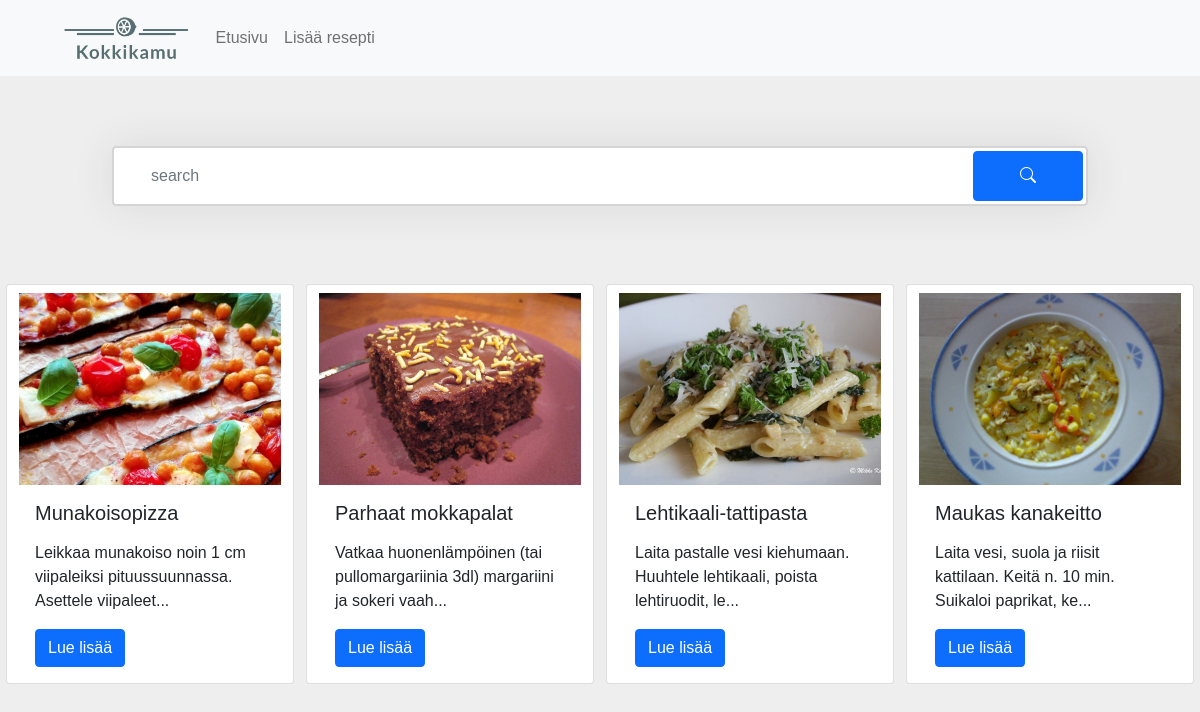
Before: / with the older database file.
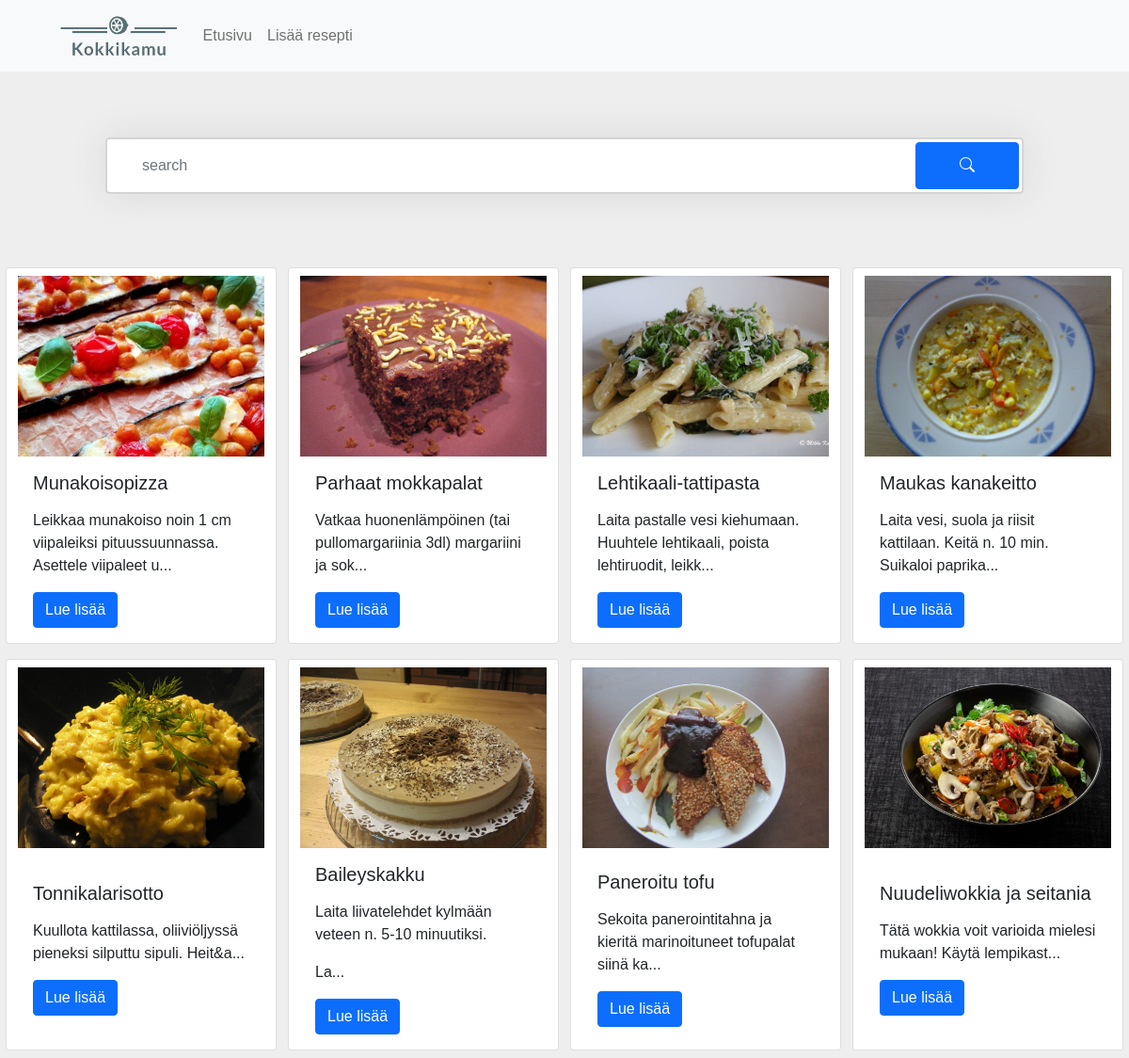
After: the same page with the newer database file.
### resepti_app/models.py (models this page shows, shortened)
class Recipe(models.Model):
    headline = models.CharField(max_length=300)
    body_text = RichTextField(blank=True, null=True)
    image = models.ImageField(upload_to='images/')
    categoryFK = models.ForeignKey(Category, on_delete=models.CASCADE, blank=True, null=True) #SET_DEFAULT , to_field='name'
    ingredients = models.ManyToManyField(Ingredient, related_name='recipes') # recipe_set

### resepti_app/views.py (the view)
# urls.py: path('', views.index, name='home'),
def index (request):
    recipes = Recipe.objects.all()
    context = {
        'recipes': recipes,
    }
    return render(request, 'resepti_app/index.html', context)

### resepti_app/templates/resepti_app/index.html (shortened to what this page needs)
{% extends "resepti_app/base.html" %}
{% load static %}
{% block content %}
{% include 'resepti_app/search.html' %}
<div class="content_warp_recipe">
    <div class="card_warp row">
        {% if recipes %}
        {% for el in recipes %}
                <div class="card mx-2 my-2">
                    <img src="{{el.image.url}}" class="card-img-top pt-2" alt="...">
                    <div class="card-body">
                        <h5 class="card-title">{{el.headline}}</h5>
                        <p class="card-text">{{el.body_text|slice:":80"|safe}}...</p>
                        <a href="{% url 'resepti' el.id %}" class="btn btn-primary">Lue lisää</a>
                    </div>
                </div>
        {% endfor %}
        {% else %}
        <div style="text-align: center;">
            <p>Hakusi ei tuottanut tuloksia</p>
        </div>
        {% endif %}
    </div>
</div>
{% endblock %}

### resepti_app/templates/resepti_app/base.html (shortened to what this page needs)
{% load static %}
<!DOCTYPE html>
<html lang="en">
<head>
    <link href="https://cdn.jsdelivr.net/npm/bootstrap@5.1.1/dist/css/bootstrap.min.css" rel="stylesheet">
    <link rel="stylesheet" href="https://cdn.jsdelivr.net/npm/bootstrap-icons@1.5.0/font/bootstrap-icons.css">
    <link rel="stylesheet" type="text/css" href="{% static 'resepti_app/main.css' %}">
    <link rel="stylesheet" type="text/css" href="{% static 'resepti_app/search.css' %}">
</head>
<body>
    <div>
        <div class="container-fluid">
            <div class="row justify-content-md-center">
                <nav class="navbar navbar-expand-sm navbar-light bg-light style='background-color: #e3f2fd;'">
                    <div class="container-fluid ps-5">
                        <a class="navbar-brand" href="{% url 'home' %}">
                            <img src="{% static 'resepti_app/logo/rsz_1logo_transparent.png' %}" alt="logo">
                        </a>
                        <div class="collapse navbar-collapse" id="navbarText">
                            <ul class="navbar-nav mr-auto">
                                <li class="nav-item active">
                                <a class="nav-link" href="{% url 'home' %}">Etusivu</a>
                                </li>
                                <li class="nav-item">
                                <a class="nav-link" href="{% url 'add_resepti' %}">Lisää resepti</a>
                                </li>
                            </ul>
                        </div>
                    </div>
                </nav>
                {% block content %}
                {% endblock %}
            </div>
        </div>
    </div>
</body>
</html>

### resepti_app/templates/resepti_app/search.html
<div class="container">
    <div class="row height d-flex justify-content-center align-items-center">
        <div class="col">
            <div class="search">
                <form action="{% url 'search' %}" method="get">
                <input name="search_form" type="text" class="form-control" placeholder="search">
                    <button class="btn btn-primary">
                        <i class="bi bi-search"></i>
                    </button>
                </form>
            </div>
        </div>
    </div>
</div>

### resepti_app/static/resepti_app/main.css (style rules this page uses)
body { background-color: #eee; font-family: "Poppins", sans-serif; font-weight: 300; min-width: 320px; }
.navbar-brand img { width: 100%; height: 50px; }
.content_warp_recipe { max-width: 1190px; }
.card img { width: 100%; height: 200px; object-fit: cover; object-position: 0% 20%; }
.card_warp { display: grid; grid-template-columns: repeat(auto-fit, minmax(18em, 1fr)); grid-template-rows: auto; column-gap: 10px; justify-items: center; }
.card { display: grid; max-width: 18em; }

### resepti_app/static/resepti_app/search.css (style rules this page uses)
.col { max-width: 1000px; }
.height { height: 25vh }
.search { position: relative; box-shadow: 0 0 40px rgba(51, 51, 51, .1) }
.search input { height: 60px; text-indent: 25px; border: 2px solid #d6d4d4 }
.search button { position: absolute; top: 5px; right: 5px; height: 50px; width: 110px; background: 7e97be }

Changed rows visible on the page:
changed Recipe "Munakoisopizza": body_text "Leikkaa munakoiso noin 1 cm viipaleiksi pituussuunnassa. Asettele viipaleet" → "Leikkaa munakoiso noin 1 cm viipaleiksi pituussuunnassa. Asettele viipaleet u"
changed Recipe "Parhaat mokkapalat": body_text "Vatkaa huonenlämpöinen (tai pullomargariinia 3dl) margariini ja sokeri vaah" → "Vatkaa huonenlämpöinen (tai pullomargariinia 3dl) margariini ja sok"
changed Recipe "Lehtikaali-tattipasta": body_text "Laita pastalle vesi kiehumaan. Huuhtele lehtikaali, poista lehtiruodit, le" → "Laita pastalle vesi kiehumaan. Huuhtele lehtikaali, poista lehtiruodit, leikk"
changed Recipe "Maukas kanakeitto": body_text "Laita vesi, suola ja riisit kattilaan. Keitä n. 10 min. Suikaloi paprikat, ke" → "Laita vesi, suola ja riisit kattilaan. Keitä n. 10 min. Suikaloi paprika"
added Recipe: image (picture), headline "Tonnikalarisotto", body_text "Kuullota kattilassa, oliiviöljyssä pieneksi silputtu sipuli. Heit&a"
added Recipe: image (picture), headline "Baileyskakku", body_text "Laita liivatelehdet kylmään veteen n. 5-10 minuutiksi. La"
added Recipe: image (picture), headline "Paneroitu tofu", body_text "Sekoita panerointitahna ja kieritä marinoituneet tofupalat siinä ka"
added Recipe: image (picture), headline "Nuudeliwokkia ja seitania", body_text "Tätä wokkia voit varioida mielesi mukaan! Käytä lempikast"
